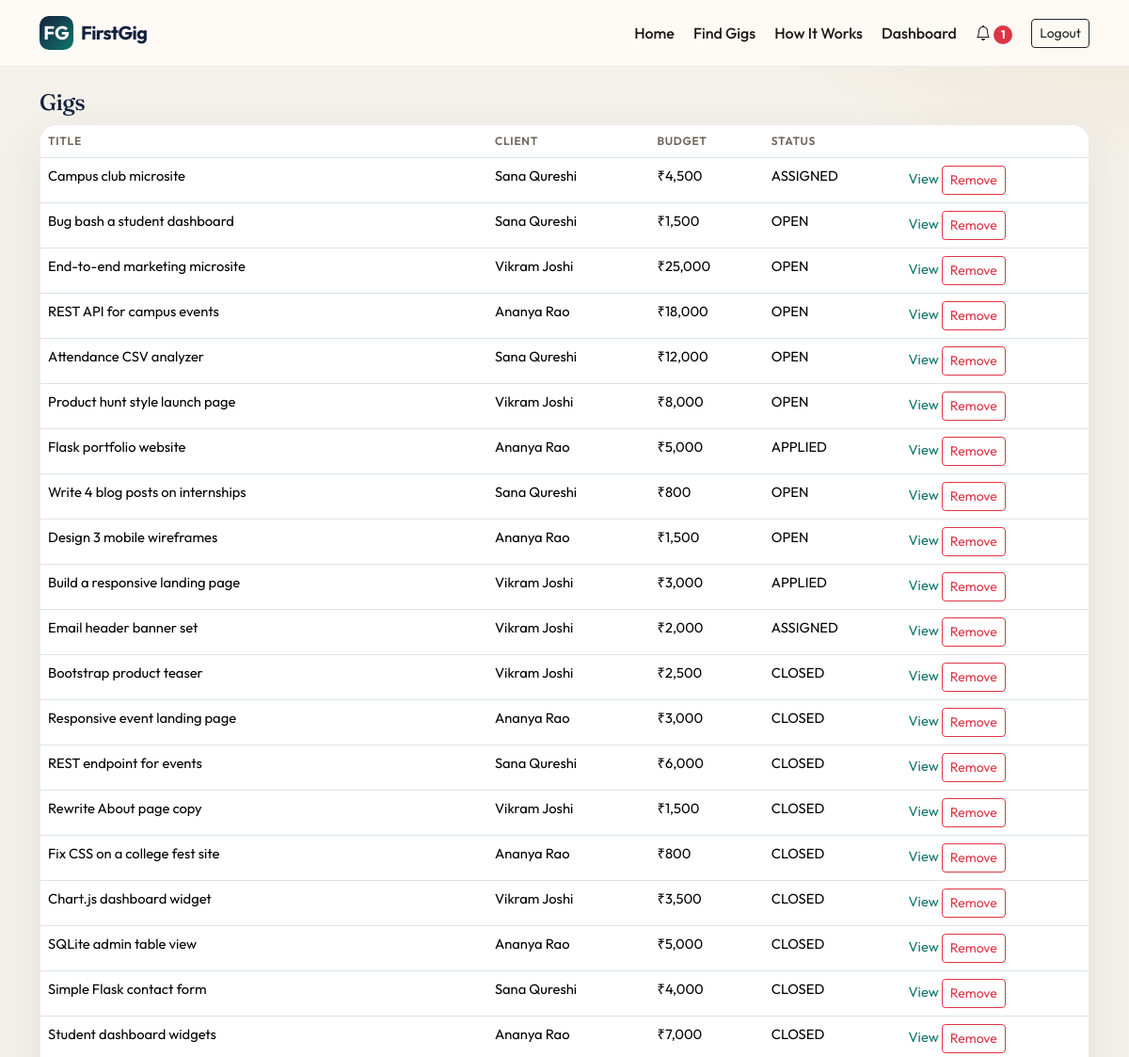
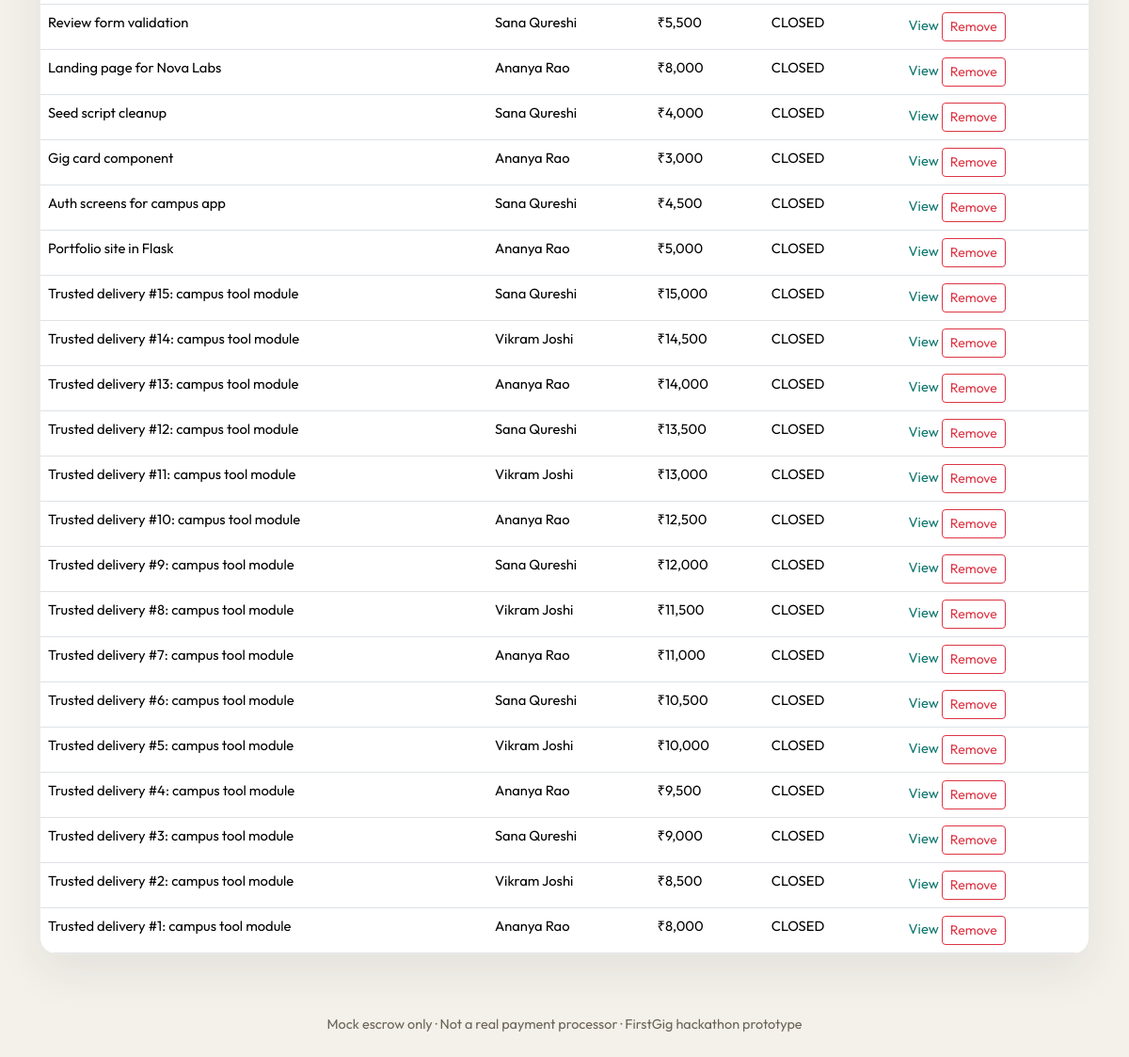
The page /admin/gigs (signed in) on the database its author committed (2 pictures, top to bottom).
### FIRSTGIG/models.py (models this page shows, shortened)
class Gig(db.Model):
    __tablename__ = "gigs"
    id = db.Column(db.Integer, primary_key=True)
    client_id = db.Column(db.Integer, db.ForeignKey("users.id"), nullable=False)
    title = db.Column(db.String(200), nullable=False)
    description = db.Column(db.Text, nullable=False)
    category = db.Column(db.String(80), nullable=False)
    required_skills = db.Column(db.Text, default="")
    budget = db.Column(db.Integer, nullable=False)
    deadline = db.Column(db.Date, nullable=False)
    difficulty = db.Column(db.String(20), default="Beginner")  # Beginner | Intermediate | Advanced
    status = db.Column(db.String(30), default="OPEN")  # OPEN | APPLIED | ASSIGNED | CLOSED | REMOVED
    requirements = db.Column(db.Text, default="")
    milestone_count = db.Column(db.Integer, default=1)
    created_at = db.Column(db.DateTime, default=datetime.utcnow)
    client = db.relationship("User", foreign_keys=[client_id])
    applications = db.relationship("Application", backref="gig", lazy="dynamic", cascade="all, delete-orphan")
    project = db.relationship("Project", backref="gig", uselist=False)

class User(UserMixin, db.Model):
    __tablename__ = "users"
    id = db.Column(db.Integer, primary_key=True)
    name = db.Column(db.String(120), nullable=False)
    email = db.Column(db.String(180), unique=True, nullable=False, index=True)
    password_hash = db.Column(db.String(255), nullable=False)
    role = db.Column(db.String(20), nullable=False, index=True)  # student | client | admin
    is_active_account = db.Column(db.Boolean, default=True)
    created_at = db.Column(db.DateTime, default=datetime.utcnow)
    student_profile = db.relationship("StudentProfile", backref="user", uselist=False, cascade="all, delete-orphan")
    client_profile = db.relationship("ClientProfile", backref="user", uselist=False, cascade="all, delete-orphan")
    notifications = db.relationship("Notification", backref="user", lazy="dynamic", cascade="all, delete-orphan")
    def is_student(self):
        return self.role == "student"
    def is_client(self):
        return self.role == "client"
    @property
    def is_active(self):
        return bool(self.is_active_account)

### FIRSTGIG/routes/admin.py (the view)
@admin_bp.route("/gigs")
@login_required
@role_required("admin")
def gigs_list():
    gigs = Gig.query.order_by(Gig.created_at.desc()).all()
    return render_template("admin/gigs.html", gigs=gigs)

### FIRSTGIG/services/notify.py (called while the page is built)
def mark_overdue_projects():
    open_statuses = ("IN_PROGRESS", "ASSIGNED", "SUBMITTED")
    projects = Project.query.filter(Project.status.in_(open_statuses)).all()
    changed = 0
    for p in projects:
        if p.deadline and p.deadline < datetime.utcnow().date():
            if p.status != "OVERDUE":
                p.status = "OVERDUE"
                notify(p.student_id, f"Project #{p.id} is overdue.", f"/projects/{p.id}")
                notify(p.client_id, f"Project #{p.id} is overdue.", f"/projects/{p.id}")
                changed += 1
    if changed:
        db.session.commit()
    return changed

### FIRSTGIG/templates/admin/gigs.html (shortened to what this page needs)
{% extends "base.html" %}
{% block content %}
<h1 class="page-title h4">Gigs</h1>
<div class="table-responsive card-fg">
<table class="table table-fg mb-0">
  <thead><tr><th>Title</th><th>Client</th><th>Budget</th><th>Status</th><th></th></tr></thead>
  <tbody>
  {% for g in gigs %}
    <tr>
      <td>{{ g.title }}</td>
      <td>{{ g.client.name }}</td>
      <td>₹{{ "{:,}".format(g.budget) }}</td>
      <td>{{ g.status }}</td>
      <td>
        <a href="{{ url_for('gigs.detail', gig_id=g.id) }}">View</a>
        {% if g.status != 'REMOVED' %}
        <form class="d-inline" method="post" action="{{ url_for('admin.remove_gig', gig_id=g.id) }}"><button class="btn btn-sm btn-outline-danger" data-confirm="Remove this gig?">Remove</button></form>
        {% endif %}
      </td>
    </tr>
  {% endfor %}
  </tbody>
</table>
</div>
{% endblock %}

### FIRSTGIG/static/css/style.css (style rules this page uses)
:root { --bg: #f4f1ea; --bg-2: #fffdf8; --ink: #1c1914; --muted: #6b6458; --line: rgba(28, 25, 20, 0.08); --teal: #0f766e; --teal-2: #14b8a6; --gold: #c4a35a; --navy: #14213d; --coral: #c45c26; --ok: #15803d; --warn: #b45309; --bad: #b91c1c; --shadow: 0 18px 50px rgba(20, 33, 61, 0.08); --radius: 18px; --font: "Outfit", system-ui, sans-serif; --serif: "Fraunces", Georgia, serif; }
* { box-sizing: border-box; }
html, body { margin: 0; padding: 0; }
body { font-family: var(--font); color: var(--ink); background: radial-gradient(1200px 500px at 10% -10%, rgba(20, 184, 166, 0.12), transparent 50%), radial-gradient(900px 400px at 100% 0%, rgba(196, 163, 90, 0.14), transparent 45%), var(--bg); min-height: 100vh; }
a { color: var(--teal); text-decoration: none; }
.card-fg { background: var(--bg-2); border: 1px solid var(--line); border-radius: var(--radius); box-shadow: var(--shadow); }
.table-fg { font-size: 0.92rem; }
.table-fg th { color: var(--muted); font-weight: 600; font-size: 0.75rem; text-transform: uppercase; letter-spacing: 0.06em; }
.page-title { font-family: var(--serif); letter-spacing: -0.03em; color: var(--navy); }

### rows shown on the page
Gig: title "Campus club microsite", client.name "Sana Qureshi", budget "4,500", status "ASSIGNED"
Gig: title "Bug bash a student dashboard", client.name "Sana Qureshi", budget "1,500", status "OPEN"
Gig: title "End-to-end marketing microsite", client.name "Vikram Joshi", budget "25,000", status "OPEN"
Gig: title "REST API for campus events", client.name "Ananya Rao", budget "18,000", status "OPEN"
Gig: title "Attendance CSV analyzer", client.name "Sana Qureshi", budget "12,000", status "OPEN"
Gig: title "Product hunt style launch page", client.name "Vikram Joshi", budget "8,000", status "OPEN"
Gig: title "Flask portfolio website", client.name "Ananya Rao", budget "5,000", status "APPLIED"
Gig: title "Write 4 blog posts on internships", client.name "Sana Qureshi", budget "800", status "OPEN"
Gig: title "Design 3 mobile wireframes", client.name "Ananya Rao", budget "1,500", status "OPEN"
Gig: title "Build a responsive landing page", client.name "Vikram Joshi", budget "3,000", status "APPLIED"
Gig: title "Email header banner set", client.name "Vikram Joshi", budget "2,000", status "ASSIGNED"
Gig: title "Bootstrap product teaser", client.name "Vikram Joshi", budget "2,500", status "CLOSED"
Gig: title "Responsive event landing page", client.name "Ananya Rao", budget "3,000", status "CLOSED"
Gig: title "REST endpoint for events", client.name "Sana Qureshi", budget "6,000", status "CLOSED"
Gig: title "Rewrite About page copy", client.name "Vikram Joshi", budget "1,500", status "CLOSED"
Gig: title "Fix CSS on a college fest site", client.name "Ananya Rao", budget "800", status "CLOSED"
Gig: title "Chart.js dashboard widget", client.name "Vikram Joshi", budget "3,500", status "CLOSED"
Gig: title "SQLite admin table view", client.name "Ananya Rao", budget "5,000", status "CLOSED"
Gig: title "Simple Flask contact form", client.name "Sana Qureshi", budget "4,000", status "CLOSED"
Gig: title "Student dashboard widgets", client.name "Ananya Rao", budget "7,000", status "CLOSED"
Gig: title "Review form validation", client.name "Sana Qureshi", budget "5,500", status "CLOSED"
Gig: title "Landing page for Nova Labs", client.name "Ananya Rao", budget "8,000", status "CLOSED"
Gig: title "Seed script cleanup", client.name "Sana Qureshi", budget "4,000", status "CLOSED"
Gig: title "Gig card component", client.name "Ananya Rao", budget "3,000", status "CLOSED"
Gig: title "Auth screens for campus app", client.name "Sana Qureshi", budget "4,500", status "CLOSED"
Gig: title "Portfolio site in Flask", client.name "Ananya Rao", budget "5,000", status "CLOSED"
Gig: title "Trusted delivery #15: campus tool module", client.name "Sana Qureshi", budget "15,000", status "CLOSED"
Gig: title "Trusted delivery #14: campus tool module", client.name "Vikram Joshi", budget "14,500", status "CLOSED"
Gig: title "Trusted delivery #13: campus tool module", client.name "Ananya Rao", budget "14,000", status "CLOSED"
Gig: title "Trusted delivery #12: campus tool module", client.name "Sana Qureshi", budget "13,500", status "CLOSED"
Gig: title "Trusted delivery #11: campus tool module", client.name "Vikram Joshi", budget "13,000", status "CLOSED"
Gig: title "Trusted delivery #10: campus tool module", client.name "Ananya Rao", budget "12,500", status "CLOSED"
Gig: title "Trusted delivery #9: campus tool module", client.name "Sana Qureshi", budget "12,000", status "CLOSED"
Gig: title "Trusted delivery #8: campus tool module", client.name "Vikram Joshi", budget "11,500", status "CLOSED"
Gig: title "Trusted delivery #7: campus tool module", client.name "Ananya Rao", budget "11,000", status "CLOSED"
Gig: title "Trusted delivery #6: campus tool module", client.name "Sana Qureshi", budget "10,500", status "CLOSED"
Gig: title "Trusted delivery #5: campus tool module", client.name "Vikram Joshi", budget "10,000", status "CLOSED"
Gig: title "Trusted delivery #4: campus tool module", client.name "Ananya Rao", budget "9,500", status "CLOSED"
Gig: title "Trusted delivery #3: campus tool module", client.name "Sana Qureshi", budget "9,000", status "CLOSED"
Gig: title "Trusted delivery #2: campus tool module", client.name "Vikram Joshi", budget "8,500", status "CLOSED"
Gig: title "Trusted delivery #1: campus tool module", client.name "Ananya Rao", budget "8,000", status "CLOSED"

### other values the page prints
{{ unread_count }} "1"
